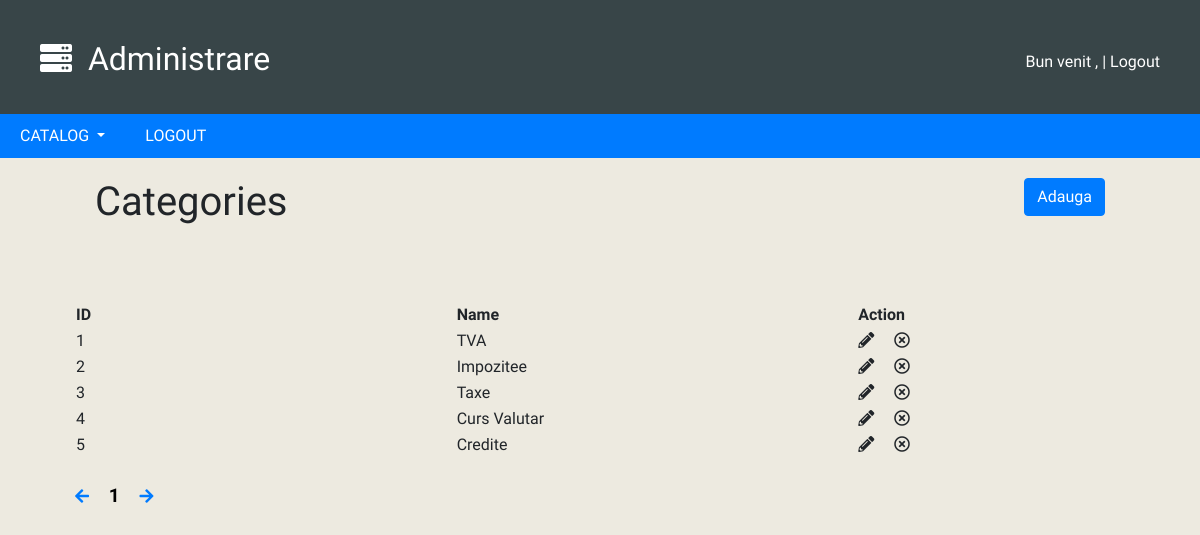
The page /admin/category.php on the database as committed earlier.
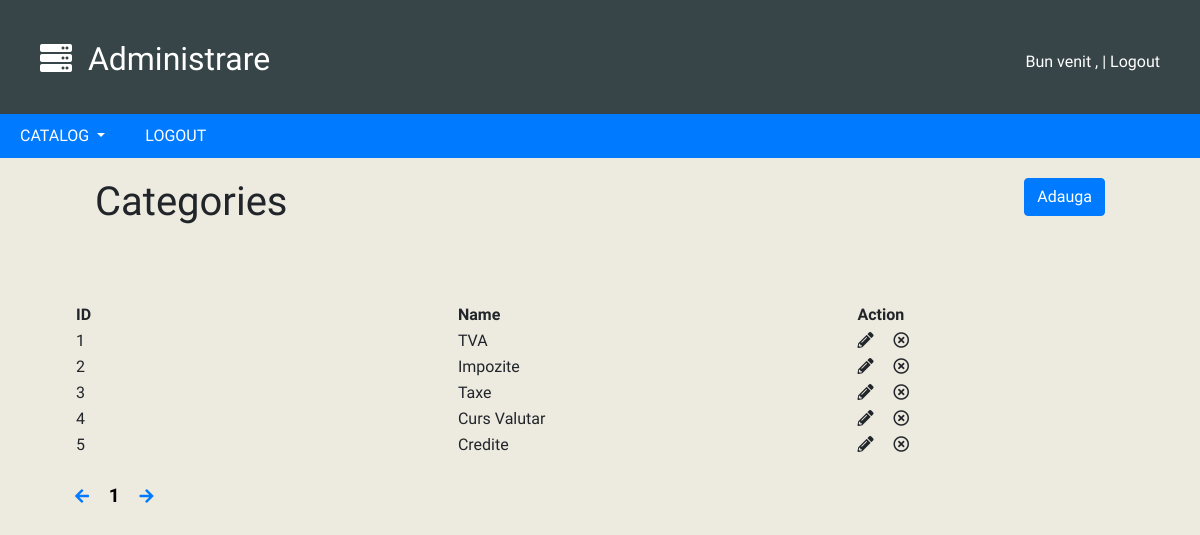
The same page on the database as committed later.
### tables this page shows
CREATE TABLE `categories` (
  `id` int(6) NOT NULL,
  `name` text NOT NULL
);

### admin/category.php (the view, shortened to what this page needs)
<?
include 'config.php';
include 'header.php';
$page = $_GET['page'];
$end = 10;
$start = ($page * $end) - $end;
?>
<body>
  <div class="container-fluid">
    <div class="row">
      <div class="col-md-6">
        <h1>Categories</h1>
      </div>
      <div class="col-md-6 pull">
        <a href="category.php?page=<?= $_GET['page']; ?>&action=add" class="btn btn-primary">Adauga</a>
      </div>
    </div>
    <br><br>
    <table>
      <tr>
        <th width=600><b>ID</b></th>
        <th width=600><b>Name</b></th>
        <th width=400><b>Action</b></th>
      </tr>
      <?
        $result = mysqli_query($conn,"SELECT * FROM categories LIMIT $start,$end");
         while($row = mysqli_fetch_array($result)):
       ?>
       <tr>
         <td><? echo $row['id']; ?></td>
         <td><? echo $row['name']; ?></td>
         <td>
           <i class="fas fa-pencil-alt" onclick="window.location='category.php?page=<? echo $_GET['page']; ?>&edit_id=<? echo $row['id']; ?>&action=edit'"></i>
           <i class="far fa-times-circle" onclick="if(confirm('Are you sure?'))window.location='category.php?page=<? echo $_GET['page']; ?>&edit_id=<? echo $row['id']; ?>&action=remove'"></i>
         </td>
       </tr>
     <? endwhile;?>
    </table>
    <br>
    <a href="category.php?page=<?= ($_GET['page'] - 1 == 0) ? $_SESSION['category_total'] : $_GET['page'] - 1;?>">
      <i class="fas fa-arrow-left arrow-page"></i>
    </a>
    <? for($i = 1;$i<=$_SESSION['cateory_total'] ; $i++): ?>
      <a href="products.php?page=<? echo $i; ?>" class="<? if($_GET['page'] == $i) echo 'selected'; ?>"><? echo $i; ?></a>
    <? endfor; ?>
    <a href="category.php?page=<?=  ($_GET['page'] + 1 == $_SESSION['category_total']+1) ? 1 : $_GET['page'] + 1; ?>">
      <i class="fas fa-arrow-right arrow-page"></i>
    </a>
  </div>
</body>

Rows that differ between the two databases and show on the page:
changed categories id 2: name "Impozitee" → "Impozite"
